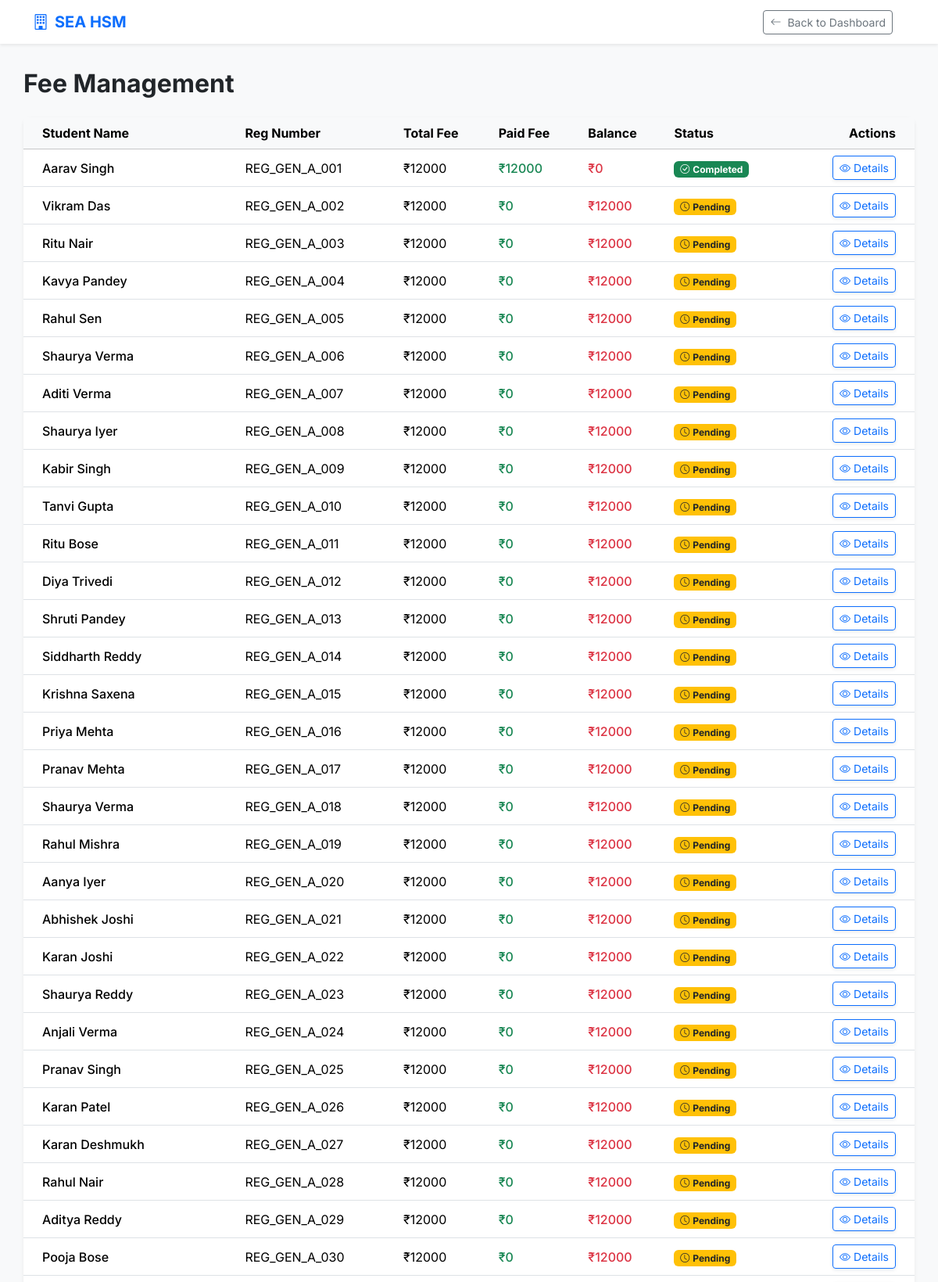
Page /fee/fee_list/ (signed in, upper part) on the committed database.
### student/models.py (models this page shows, shortened)
class Student(models.Model):
    user = models.OneToOneField(UserList, on_delete=models.CASCADE)
    name = models.CharField(max_length=30)
    reg_number=models.CharField(max_length=25, unique=True)
    dob = models.DateField("Date of Birth")
    course = models.CharField(max_length=20)
    year = models.IntegerField()
    hostel_fee = models.IntegerField()
    phone = models.CharField(max_length=15,default='+91')
    email = models.EmailField()
    home_address = models.TextField()
    guardian_name = models.CharField(max_length=30)
    guardian_phone = models.CharField(max_length=15,default='+91')
    guardian_email = models.EmailField()
    room = models.ForeignKey(Room, on_delete=models.SET_NULL, null=True)
    photo = models.ImageField(upload_to='students_photo/')
    id_proof = models.FileField(upload_to='id_proof/')

### fee/views.py (the view)
# urls.py: path('fee_list/',views.fee_list,name='fee_list'),
@role_required("Admin")
def fee_list(request):
    students = Student.objects.all()
    total_hostel_fee = 0
    total_paid_fee = 0
    for student in students:
        paid = student.fee_set.filter(status='Paid').aggregate(total=Sum('amount'))['total'] or 0
        student.paid_fee = paid
        student.balance_fee = student.hostel_fee - student.paid_fee
        student.fee_status = "Completed" if student.balance_fee <= 0 else "Pending"
        total_hostel_fee += student.hostel_fee
        total_paid_fee += paid
    total_balance_fee = total_hostel_fee - total_paid_fee
    return render(request,'fee_list.html',{
        'students': students,
        'total_hostel_fee': total_hostel_fee,
        'total_paid_fee': total_paid_fee,
        'total_balance_fee': total_balance_fee
    })

### fee/templates/fee_list.html (shortened to what this page needs)
{% extends 'base.html' %}
{% block content %}
<div class="d-flex justify-content-between align-items-center mb-4">
    <h2 class="fw-bold text-dark mb-0">Fee Management</h2>
</div>
<div class="card border-0 shadow-sm rounded-3">
    <div class="card-body p-0">
        <div class="table-responsive">
            <table class="table table-hover align-middle mb-0">
                <thead class="table-light">
                    <tr>
                        <th class="ps-4">Student Name</th>
                        <th>Reg Number</th>
                        <th>Total Fee</th>
                        <th>Paid Fee</th>
                        <th>Balance</th>
                        <th>Status</th>
                        <th class="pe-4 text-end">Actions</th>
                    </tr>
                </thead>
                <tbody>
                    {% for student in students %}
                    <tr>
                        <td class="ps-4 fw-medium">{{ student.name }}</td>
                        <td>{{ student.reg_number }}</td>
                        <td>₹{{ student.hostel_fee }}</td>
                        <td class="text-success fw-medium">₹{{ student.paid_fee }}</td>
                        <td class="text-danger fw-medium">₹{{ student.balance_fee }}</td>
                        <td>
                            {% if student.fee_status == 'Completed' %}
                            <span class="badge bg-success text-white"><i class="bi bi-check-circle me-1"></i>Completed</span>
                            {% else %}
                            <span class="badge bg-warning text-dark"><i class="bi bi-clock me-1"></i>Pending</span>
                            {% endif %}
                        </td>
                        <td class="pe-4 text-end">
                            <a href="{% url 'student_fee' student.id %}" class="btn btn-sm btn-outline-primary shadow-sm" title="View Fee Details">
                                <i class="bi bi-eye"></i> Details
                            </a>
                        </td>
                    </tr>
                    {% empty %}
                    <tr>
                        <td colspan="7" class="text-center text-muted py-4">No students found.</td>
                    </tr>
                    {% endfor %}
                </tbody>
            </table>
        </div>
    </div>
</div>
{% endblock %}

### accounts/templates/base.html (style rules this page uses)
body { font-family: 'Inter', sans-serif; background-color: #f8f9fa; }

### rows in the picture
Student: name "Aarav Singh", reg_number "REG_GEN_A_001", hostel_fee "12000", paid_fee "12000", balance_fee "0", shows "Completed"
Student: name "Vikram Das", reg_number "REG_GEN_A_002", hostel_fee "12000", paid_fee "0", balance_fee "12000", shows "Pending"
Student: name "Ritu Nair", reg_number "REG_GEN_A_003", hostel_fee "12000", paid_fee "0", balance_fee "12000", shows "Pending"
Student: name "Kavya Pandey", reg_number "REG_GEN_A_004", hostel_fee "12000", paid_fee "0", balance_fee "12000", shows "Pending"
Student: name "Rahul Sen", reg_number "REG_GEN_A_005", hostel_fee "12000", paid_fee "0", balance_fee "12000", shows "Pending"
Student: name "Shaurya Verma", reg_number "REG_GEN_A_006", hostel_fee "12000", paid_fee "0", balance_fee "12000", shows "Pending"
Student: name "Aditi Verma", reg_number "REG_GEN_A_007", hostel_fee "12000", paid_fee "0", balance_fee "12000", shows "Pending"
Student: name "Shaurya Iyer", reg_number "REG_GEN_A_008", hostel_fee "12000", paid_fee "0", balance_fee "12000", shows "Pending"
Student: name "Kabir Singh", reg_number "REG_GEN_A_009", hostel_fee "12000", paid_fee "0", balance_fee "12000", shows "Pending"
Student: name "Tanvi Gupta", reg_number "REG_GEN_A_010", hostel_fee "12000", paid_fee "0", balance_fee "12000", shows "Pending"
Student: name "Ritu Bose", reg_number "REG_GEN_A_011", hostel_fee "12000", paid_fee "0", balance_fee "12000", shows "Pending"
Student: name "Diya Trivedi", reg_number "REG_GEN_A_012", hostel_fee "12000", paid_fee "0", balance_fee "12000", shows "Pending"
Student: name "Shruti Pandey", reg_number "REG_GEN_A_013", hostel_fee "12000", paid_fee "0", balance_fee "12000", shows "Pending"
Student: name "Siddharth Reddy", reg_number "REG_GEN_A_014", hostel_fee "12000", paid_fee "0", balance_fee "12000", shows "Pending"
Student: name "Krishna Saxena", reg_number "REG_GEN_A_015", hostel_fee "12000", paid_fee "0", balance_fee "12000", shows "Pending"
Student: name "Priya Mehta", reg_number "REG_GEN_A_016", hostel_fee "12000", paid_fee "0", balance_fee "12000", shows "Pending"
Student: name "Pranav Mehta", reg_number "REG_GEN_A_017", hostel_fee "12000", paid_fee "0", balance_fee "12000", shows "Pending"
Student: name "Shaurya Verma", reg_number "REG_GEN_A_018", hostel_fee "12000", paid_fee "0", balance_fee "12000", shows "Pending"
Student: name "Rahul Mishra", reg_number "REG_GEN_A_019", hostel_fee "12000", paid_fee "0", balance_fee "12000", shows "Pending"
Student: name "Aanya Iyer", reg_number "REG_GEN_A_020", hostel_fee "12000", paid_fee "0", balance_fee "12000", shows "Pending"
Student: name "Abhishek Joshi", reg_number "REG_GEN_A_021", hostel_fee "12000", paid_fee "0", balance_fee "12000", shows "Pending"
Student: name "Karan Joshi", reg_number "REG_GEN_A_022", hostel_fee "12000", paid_fee "0", balance_fee "12000", shows "Pending"
Student: name "Shaurya Reddy", reg_number "REG_GEN_A_023", hostel_fee "12000", paid_fee "0", balance_fee "12000", shows "Pending"
Student: name "Anjali Verma", reg_number "REG_GEN_A_024", hostel_fee "12000", paid_fee "0", balance_fee "12000", shows "Pending"
Student: name "Pranav Singh", reg_number "REG_GEN_A_025", hostel_fee "12000", paid_fee "0", balance_fee "12000", shows "Pending"
Student: name "Karan Patel", reg_number "REG_GEN_A_026", hostel_fee "12000", paid_fee "0", balance_fee "12000", shows "Pending"
Student: name "Karan Deshmukh", reg_number "REG_GEN_A_027", hostel_fee "12000", paid_fee "0", balance_fee "12000", shows "Pending"
Student: name "Rahul Nair", reg_number "REG_GEN_A_028", hostel_fee "12000", paid_fee "0", balance_fee "12000", shows "Pending"
Student: name "Aditya Reddy", reg_number "REG_GEN_A_029", hostel_fee "12000", paid_fee "0", balance_fee "12000", shows "Pending"
Student: name "Pooja Bose", reg_number "REG_GEN_A_030", hostel_fee "12000", paid_fee "0", balance_fee "12000", shows "Pending"
